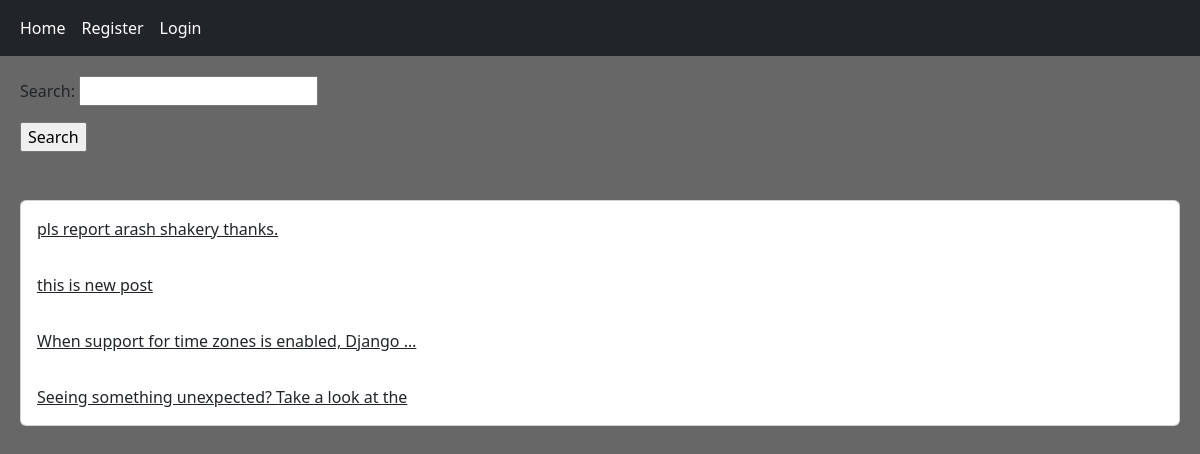
The page / on the database its author committed.
### home/models.py (models this page shows, shortened)
class Post(models.Model):
    user    = models.ForeignKey(User, on_delete=models.CASCADE, related_name='posts')
    body    = models.TextField()
    slug    = models.SlugField()
    created = models.DateTimeField(auto_now_add=True)
    updated = models.DateTimeField(auto_now=True)
    class Meta:
        ordering = ['-created']
    def get_absolute_url(self):
        return reverse("home:detail", args=[self.id, self.slug])

### home/views.py (the view)
# urls.py: path('',                                        views.HomeView.as_view(),           name='home'),
class HomeView(View):
    form_class = PostSearchForm
    def get(self, request):
        posts = Post.objects.all()
        if request.GET.get('search'):
            posts = posts.filter(body__contains=request.GET['search'])
        return render(request, 'home/index.html', {'posts':posts, 'form':self.form_class})

### home/templates/home/index.html
{% extends 'base.html' %}
{% block content %}
<form action="" method="get">
  {{ form.as_p }}
<input type="submit" value="Search">
</form> </br> </br>
      <div class='card'>
        {% for post in posts %}
        <a href="{{ post.get_absolute_url }}" class="card-body" >{{ post.body|truncatewords:8 }}</a>
        {% endfor %}
      </div>
{% endblock content %}

### templates/base.html (style rules this page uses)
.body-color { background-color: #676767 }

### rows shown on the page
Post: body "pls report arash shakery thanks."
Post: body "this is new post"
Post: body "When support for time zones is enabled, Django …"
Post: body "Seeing something unexpected? Take a look at the"
